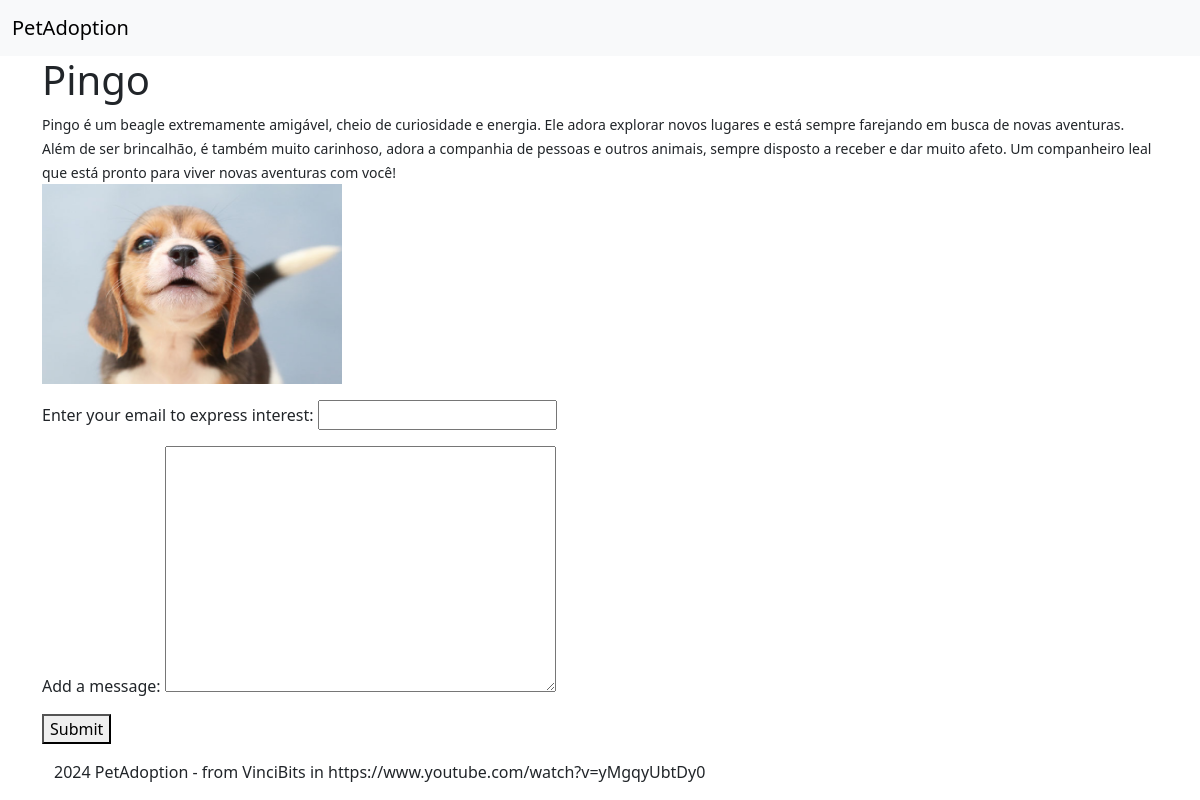
The app's page /pets/1/ with its own data.
### adoption/models.py (models this page shows, shortened)
class Pet(models.Model):
    name = models.CharField(max_length=100)
    description = models.TextField()
    photo = models.ImageField(upload_to='pets/', null=True, blank=True)

### adoption/views.py (the view)
# urls.py: path("pets/<int:pet_id>/", views.pet_details, name="pet_details")
def pet_details(request, pet_id):
    pet = Pet.objects.get(id=pet_id)
    if request.method == "POST":
        form = InterestForm(request.POST)
        if form.is_valid():
            Interest.objects.create(
                pet=pet,
                email=form.cleaned_data['email'],
                message=form.cleaned_data.get('message', '')
                )
            return redirect("adoption:pet_list")
    else:
        form = InterestForm()
    context = {"pet": pet, "form": form}
    return render(request, 'adoption/pet_details.html', context)

### adoption/forms.py
class InterestForm(forms.Form):
    email = forms.EmailField(label="Enter your email to express interest", required=True)
    message = forms.CharField(widget=forms.Textarea, required=False, label="Add a message")

### adoption/templates/adoption/pet_details.html (shortened to what this page needs)
{% extends "adoption/base.html" %}
{% load bootstrap5 %}
{% block content %}
    <h1>{{ pet.name }}</h1>
    <small>{{ pet.description }}</small>
    <div>
        <img src="{{ pet.photo.url }}" alt="Photo of {{ pet.name }}" width="300" height="200">
    </div>
    <form action="#" method="post" class="mt-3">
        {{ form.as_p }}
        <button> Submit </button>
    </form>
{% endblock content %}

### records on screen
Pet: name "Pingo", description "Pingo é um beagle extremamente amigável, cheio de curiosidade e energia. Ele adora explorar novos lugares e está sempre farejando em busca de novas aventuras. Além de ser brincalhão, é também muito carinhoso, adora a companhia de pessoas e outros animais, sempre disposto a receber e dar muito afeto. Um companheiro leal que está pronto para viver novas aventuras com você!", photo (picture)
